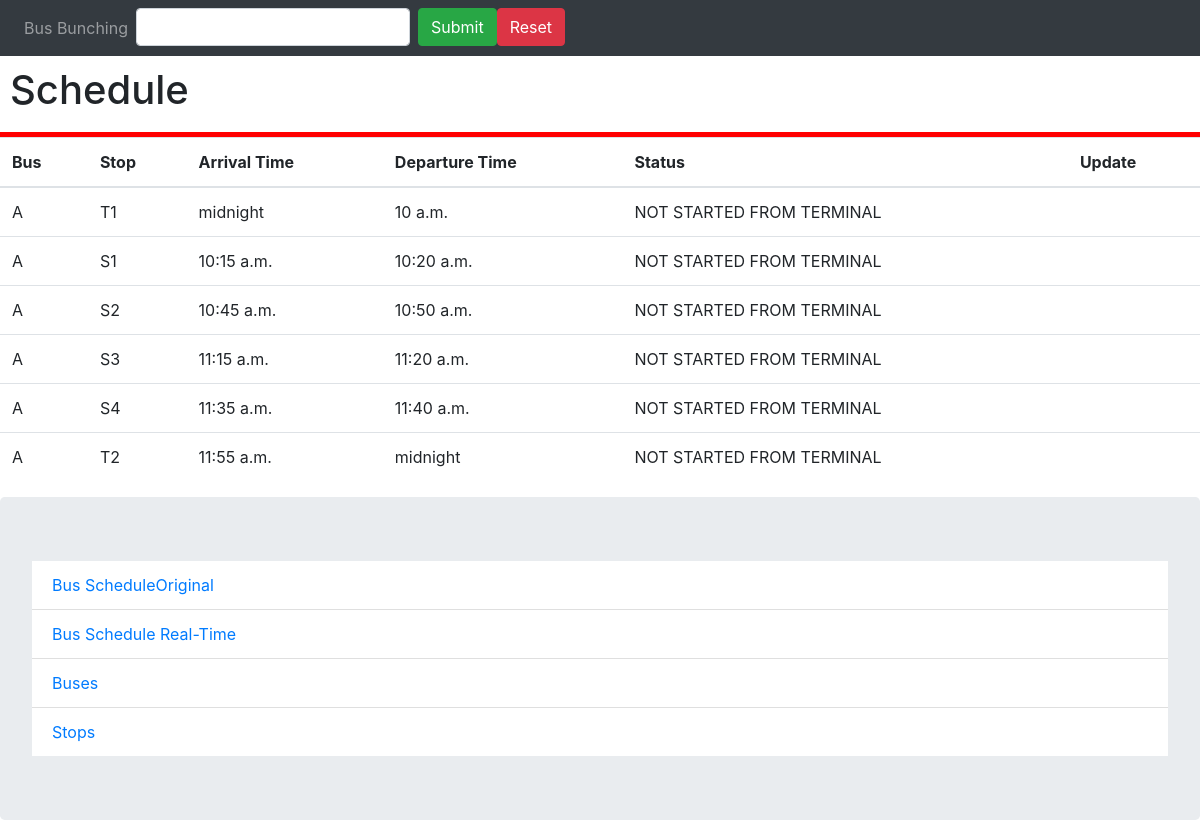
Page /bus-test/A on the committed database.
### bus/models.py (models this page shows, shortened)
class BusSchedule(models.Model):
    busstop = models.ForeignKey(BusStop, on_delete=models.CASCADE)
    route = models.ForeignKey(Route, on_delete=models.CASCADE)
    arrival = models.TimeField()
    departure = models.TimeField()
    status = models.CharField(max_length=50, default='NOT STARTED FROM TERMINAL')

class BusStop(models.Model):
    bus = models.ForeignKey(Bus, on_delete=models.CASCADE)
    stop = models.ForeignKey(Stop, on_delete=models.CASCADE)
    route = models.ForeignKey(Route, on_delete=models.CASCADE, null=True)
    arrival = models.TimeField()
    departure = models.TimeField()

class Bus(models.Model):
    name = models.CharField(max_length=30)
    route = models.ForeignKey(Route, on_delete=models.CASCADE)
    next = models.CharField(max_length=30)
    prev = models.CharField(max_length=30)
    def __str__(self):
        return self.name

class Stop(models.Model):
    name = models.CharField(max_length=30)
    route = models.ForeignKey(Route, on_delete=models.CASCADE)
    distance = models.IntegerField(default=0)
    time = models.IntegerField(default=0)
    next = models.CharField(max_length=30)
    prev = models.CharField(max_length=30)
    def __str__(self):
        return self.name

### bus/views.py (the view)
# urls.py: path('bus-test/<bus>', bus_test, name='bus-test'),
def bus_test(request, bus):
    bus_name = Bus.objects.get(name=bus)
    bus_stop = BusStop.objects.filter(bus=bus_name)
    bus_real_list = []
    for bs in bus_stop:
        bus_real = BusSchedule.objects.get(busstop=bs)
        bus_real_list.append(bus_real)
    return render(request, 'schedule-real.html', {'bus': bus_real_list})

### bus/templates/schedule-real.html (shortened to what this page needs)
{% extends 'base.html' %}
{% block heading %}
Schedule
{% endblock heading %}
{% block body %}
<table class="table">
    <thead>
        <tr>
            <th>Bus</th>
            <th>Stop</th>
            <th>Arrival Time</th>
            <th>Departure Time</th>
            <th>Status</th>
            <th>Update</th>
        </tr>
    </thead>
    <tbody>
        {% for b in bus %}
        <tr>
            <td>{{ b.busstop.bus }}</td>
            <td>{{ b.busstop.stop }}</td>
            <td>{{ b.arrival }}</td>
            <td>{{ b.departure }}</td>
            <td>{{ b.status }}</td>
            <td>
            </td>
        </tr>
        {% endfor %}
    </tbody>
</table>
{% endblock body %}

### rows in the picture
BusSchedule: busstop.bus "A", busstop.stop "T1", arrival "midnight", departure "10 a.m.", status "NOT STARTED FROM TERMINAL"
BusSchedule: busstop.bus "A", busstop.stop "S1", arrival "10:15 a.m.", departure "10:20 a.m.", status "NOT STARTED FROM TERMINAL"
BusSchedule: busstop.bus "A", busstop.stop "S2", arrival "10:45 a.m.", departure "10:50 a.m.", status "NOT STARTED FROM TERMINAL"
BusSchedule: busstop.bus "A", busstop.stop "S3", arrival "11:15 a.m.", departure "11:20 a.m.", status "NOT STARTED FROM TERMINAL"
BusSchedule: busstop.bus "A", busstop.stop "S4", arrival "11:35 a.m.", departure "11:40 a.m.", status "NOT STARTED FROM TERMINAL"
BusSchedule: busstop.bus "A", busstop.stop "T2", arrival "11:55 a.m.", departure "midnight", status "NOT STARTED FROM TERMINAL"
